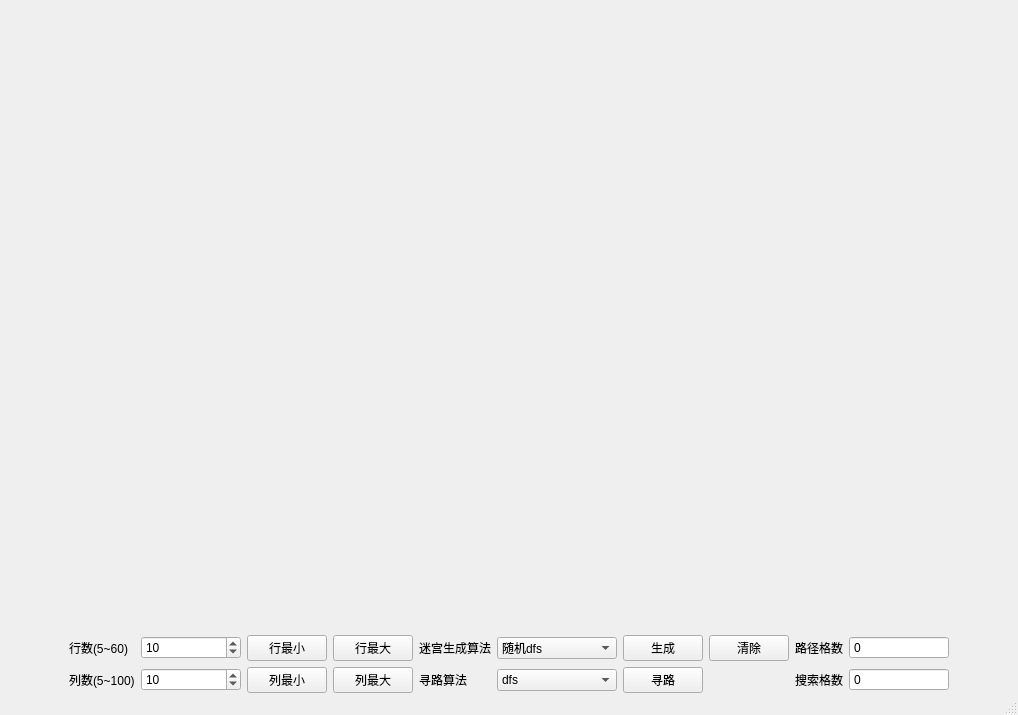
<?xml version="1.0" encoding="UTF-8"?>
<ui version="4.0">
 <class>MainWindow</class>
 <widget class="QMainWindow" name="MainWindow">
  <property name="geometry">
   <rect>
    <x>0</x>
    <y>0</y>
    <width>1018</width>
    <height>715</height>
   </rect>
  </property>
  <property name="windowTitle">
   <string>迷宫</string>
  </property>
  <widget class="QWidget" name="centralwidget">
   <layout class="QVBoxLayout" name="verticalLayout">
    <property name="topMargin">
     <number>0</number>
    </property>
    <property name="bottomMargin">
     <number>0</number>
    </property>
    <item>
     <widget class="QFrame" name="frame">
      <property name="sizePolicy">
       <sizepolicy hsizetype="Minimum" vsizetype="Minimum">
        <horstretch>0</horstretch>
        <verstretch>0</verstretch>
       </sizepolicy>
      </property>
      <property name="minimumSize">
       <size>
        <width>1000</width>
        <height>600</height>
       </size>
      </property>
      <property name="frameShape">
       <enum>QFrame::Shape::NoFrame</enum>
      </property>
      <property name="frameShadow">
       <enum>QFrame::Shadow::Raised</enum>
      </property>
      <property name="lineWidth">
       <number>0</number>
      </property>
      <layout class="QGridLayout" name="gridLayout_canvas">
       <property name="leftMargin">
        <number>0</number>
       </property>
       <property name="topMargin">
        <number>0</number>
       </property>
       <property name="rightMargin">
        <number>0</number>
       </property>
       <property name="bottomMargin">
        <number>0</number>
       </property>
       <property name="spacing">
        <number>0</number>
       </property>
       <item row="2" column="0">
        <spacer name="horizontalSpacer_left">
         <property name="orientation">
          <enum>Qt::Orientation::Horizontal</enum>
         </property>
         <property name="sizeHint" stdset="0">
          <size>
           <width>40</width>
           <height>20</height>
          </size>
         </property>
        </spacer>
       </item>
       <item row="2" column="2">
        <spacer name="horizontalSpacer_right">
         <property name="orientation">
          <enum>Qt::Orientation::Horizontal</enum>
         </property>
         <property name="sizeHint" stdset="0">
          <size>
           <width>40</width>
           <height>20</height>
          </size>
         </property>
        </spacer>
       </item>
       <item row="2" column="1">
        <widget class="QLabel" name="label_canvas">
         <property name="sizePolicy">
          <sizepolicy hsizetype="Expanding" vsizetype="Expanding">
           <horstretch>0</horstretch>
           <verstretch>0</verstretch>
          </sizepolicy>
         </property>
         <property name="minimumSize">
          <size>
           <width>0</width>
           <height>0</height>
          </size>
         </property>
         <property name="focusPolicy">
          <enum>Qt::FocusPolicy::StrongFocus</enum>
         </property>
         <property name="autoFillBackground">
          <bool>false</bool>
         </property>
         <property name="text">
          <string/>
         </property>
        </widget>
       </item>
       <item row="1" column="1">
        <spacer name="verticalSpacer_top">
         <property name="orientation">
          <enum>Qt::Orientation::Vertical</enum>
         </property>
         <property name="sizeHint" stdset="0">
          <size>
           <width>20</width>
           <height>40</height>
          </size>
         </property>
        </spacer>
       </item>
       <item row="3" column="1">
        <spacer name="verticalSpacer_bottom">
         <property name="orientation">
          <enum>Qt::Orientation::Vertical</enum>
         </property>
         <property name="sizeHint" stdset="0">
          <size>
           <width>20</width>
           <height>40</height>
          </size>
         </property>
        </spacer>
       </item>
      </layout>
     </widget>
    </item>
    <item>
     <layout class="QGridLayout" name="gridLayout">
      <item row="1" column="4">
       <widget class="QPushButton" name="pushButton_max_row">
        <property name="text">
         <string>行最大</string>
        </property>
       </widget>
      </item>
      <item row="1" column="3">
       <widget class="QPushButton" name="pushButton_min_row">
        <property name="text">
         <string>行最小</string>
        </property>
       </widget>
      </item>
      <item row="1" column="6">
       <widget class="QComboBox" name="comboBox_maze">
        <property name="sizePolicy">
         <sizepolicy hsizetype="Preferred" vsizetype="Fixed">
          <horstretch>0</horstretch>
          <verstretch>0</verstretch>
         </sizepolicy>
        </property>
        <property name="minimumSize">
         <size>
          <width>120</width>
          <height>0</height>
         </size>
        </property>
        <property name="cursor">
         <cursorShape>PointingHandCursor</cursorShape>
        </property>
        <item>
         <property name="text">
          <string>随机dfs</string>
         </property>
        </item>
        <item>
         <property name="text">
          <string>测试</string>
         </property>
        </item>
       </widget>
      </item>
      <item row="2" column="1">
       <widget class="QLabel" name="label_column">
        <property name="sizePolicy">
         <sizepolicy hsizetype="Preferred" vsizetype="Fixed">
          <horstretch>0</horstretch>
          <verstretch>0</verstretch>
         </sizepolicy>
        </property>
        <property name="text">
         <string>列数(5~100)</string>
        </property>
       </widget>
      </item>
      <item row="2" column="4">
       <widget class="QPushButton" name="pushButton_max_column">
        <property name="text">
         <string>列最大</string>
        </property>
       </widget>
      </item>
      <item row="2" column="2">
       <widget class="QSpinBox" name="spinBox_column">
        <property name="sizePolicy">
         <sizepolicy hsizetype="Minimum" vsizetype="Fixed">
          <horstretch>0</horstretch>
          <verstretch>0</verstretch>
         </sizepolicy>
        </property>
        <property name="minimumSize">
         <size>
          <width>100</width>
          <height>0</height>
         </size>
        </property>
        <property name="cursor">
         <cursorShape>PointingHandCursor</cursorShape>
        </property>
        <property name="minimum">
         <number>5</number>
        </property>
        <property name="maximum">
         <number>100</number>
        </property>
        <property name="value">
         <number>10</number>
        </property>
       </widget>
      </item>
      <item row="1" column="9">
       <widget class="QLabel" name="label_solution">
        <property name="text">
         <string>路径格数</string>
        </property>
       </widget>
      </item>
      <item row="2" column="9">
       <widget class="QLabel" name="label_explored">
        <property name="text">
         <string>搜索格数</string>
        </property>
       </widget>
      </item>
      <item row="1" column="2">
       <widget class="QSpinBox" name="spinBox_row">
        <property name="sizePolicy">
         <sizepolicy hsizetype="Minimum" vsizetype="Fixed">
          <horstretch>0</horstretch>
          <verstretch>0</verstretch>
         </sizepolicy>
        </property>
        <property name="minimumSize">
         <size>
          <width>100</width>
          <height>0</height>
         </size>
        </property>
        <property name="cursor">
         <cursorShape>PointingHandCursor</cursorShape>
        </property>
        <property name="minimum">
         <number>5</number>
        </property>
        <property name="maximum">
         <number>60</number>
        </property>
        <property name="value">
         <number>10</number>
        </property>
       </widget>
      </item>
      <item row="1" column="7">
       <widget class="QPushButton" name="pushButton_maze">
        <property name="sizePolicy">
         <sizepolicy hsizetype="Fixed" vsizetype="Fixed">
          <horstretch>0</horstretch>
          <verstretch>0</verstretch>
         </sizepolicy>
        </property>
        <property name="focusPolicy">
         <enum>Qt::FocusPolicy::NoFocus</enum>
        </property>
        <property name="text">
         <string>生成</string>
        </property>
       </widget>
      </item>
      <item row="2" column="5">
       <widget class="QLabel" name="label_solve">
        <property name="sizePolicy">
         <sizepolicy hsizetype="Preferred" vsizetype="Fixed">
          <horstretch>0</horstretch>
          <verstretch>0</verstretch>
         </sizepolicy>
        </property>
        <property name="text">
         <string>寻路算法</string>
        </property>
       </widget>
      </item>
      <item row="1" column="8">
       <widget class="QPushButton" name="pushButton_clear">
        <property name="sizePolicy">
         <sizepolicy hsizetype="Fixed" vsizetype="Fixed">
          <horstretch>0</horstretch>
          <verstretch>0</verstretch>
         </sizepolicy>
        </property>
        <property name="focusPolicy">
         <enum>Qt::FocusPolicy::NoFocus</enum>
        </property>
        <property name="text">
         <string>清除</string>
        </property>
       </widget>
      </item>
      <item row="2" column="3">
       <widget class="QPushButton" name="pushButton_min_column">
        <property name="text">
         <string>列最小</string>
        </property>
       </widget>
      </item>
      <item row="2" column="6">
       <widget class="QComboBox" name="comboBox_solve">
        <property name="sizePolicy">
         <sizepolicy hsizetype="Preferred" vsizetype="Fixed">
          <horstretch>0</horstretch>
          <verstretch>0</verstretch>
         </sizepolicy>
        </property>
        <property name="minimumSize">
         <size>
          <width>120</width>
          <height>0</height>
         </size>
        </property>
        <property name="cursor">
         <cursorShape>PointingHandCursor</cursorShape>
        </property>
        <item>
         <property name="text">
          <string>dfs</string>
         </property>
        </item>
        <item>
         <property name="text">
          <string>bfs</string>
         </property>
        </item>
       </widget>
      </item>
      <item row="1" column="11">
       <spacer name="horizontalSpacer_1">
        <property name="orientation">
         <enum>Qt::Orientation::Horizontal</enum>
        </property>
        <property name="sizeHint" stdset="0">
         <size>
          <width>40</width>
          <height>20</height>
         </size>
        </property>
       </spacer>
      </item>
      <item row="1" column="5">
       <widget class="QLabel" name="label_maze">
        <property name="sizePolicy">
         <sizepolicy hsizetype="Preferred" vsizetype="Fixed">
          <horstretch>0</horstretch>
          <verstretch>0</verstretch>
         </sizepolicy>
        </property>
        <property name="text">
         <string>迷宫生成算法</string>
        </property>
       </widget>
      </item>
      <item row="1" column="0">
       <spacer name="horizontalSpacer_0">
        <property name="orientation">
         <enum>Qt::Orientation::Horizontal</enum>
        </property>
        <property name="sizeHint" stdset="0">
         <size>
          <width>40</width>
          <height>20</height>
         </size>
        </property>
       </spacer>
      </item>
      <item row="2" column="7">
       <widget class="QPushButton" name="pushButton_solve">
        <property name="sizePolicy">
         <sizepolicy hsizetype="Fixed" vsizetype="Fixed">
          <horstretch>0</horstretch>
          <verstretch>0</verstretch>
         </sizepolicy>
        </property>
        <property name="focusPolicy">
         <enum>Qt::FocusPolicy::NoFocus</enum>
        </property>
        <property name="text">
         <string>寻路</string>
        </property>
       </widget>
      </item>
      <item row="1" column="1">
       <widget class="QLabel" name="label_row">
        <property name="sizePolicy">
         <sizepolicy hsizetype="Preferred" vsizetype="Fixed">
          <horstretch>0</horstretch>
          <verstretch>0</verstretch>
         </sizepolicy>
        </property>
        <property name="text">
         <string>行数(5~60)</string>
        </property>
       </widget>
      </item>
      <item row="1" column="10">
       <widget class="QSpinBox" name="spinBox_solution">
        <property name="minimumSize">
         <size>
          <width>100</width>
          <height>0</height>
         </size>
        </property>
        <property name="readOnly">
         <bool>true</bool>
        </property>
        <property name="buttonSymbols">
         <enum>QAbstractSpinBox::ButtonSymbols::NoButtons</enum>
        </property>
        <property name="maximum">
         <number>999999</number>
        </property>
       </widget>
      </item>
      <item row="2" column="10">
       <widget class="QSpinBox" name="spinBox_explored">
        <property name="minimumSize">
         <size>
          <width>100</width>
          <height>0</height>
         </size>
        </property>
        <property name="readOnly">
         <bool>true</bool>
        </property>
        <property name="buttonSymbols">
         <enum>QAbstractSpinBox::ButtonSymbols::NoButtons</enum>
        </property>
        <property name="maximum">
         <number>999999</number>
        </property>
       </widget>
      </item>
     </layout>
    </item>
   </layout>
  </widget>
  <widget class="QMenuBar" name="menubar">
   <property name="geometry">
    <rect>
     <x>0</x>
     <y>0</y>
     <width>1018</width>
     <height>33</height>
    </rect>
   </property>
  </widget>
  <widget class="QStatusBar" name="statusbar"/>
 </widget>
 <resources/>
 <connections/>
</ui>
